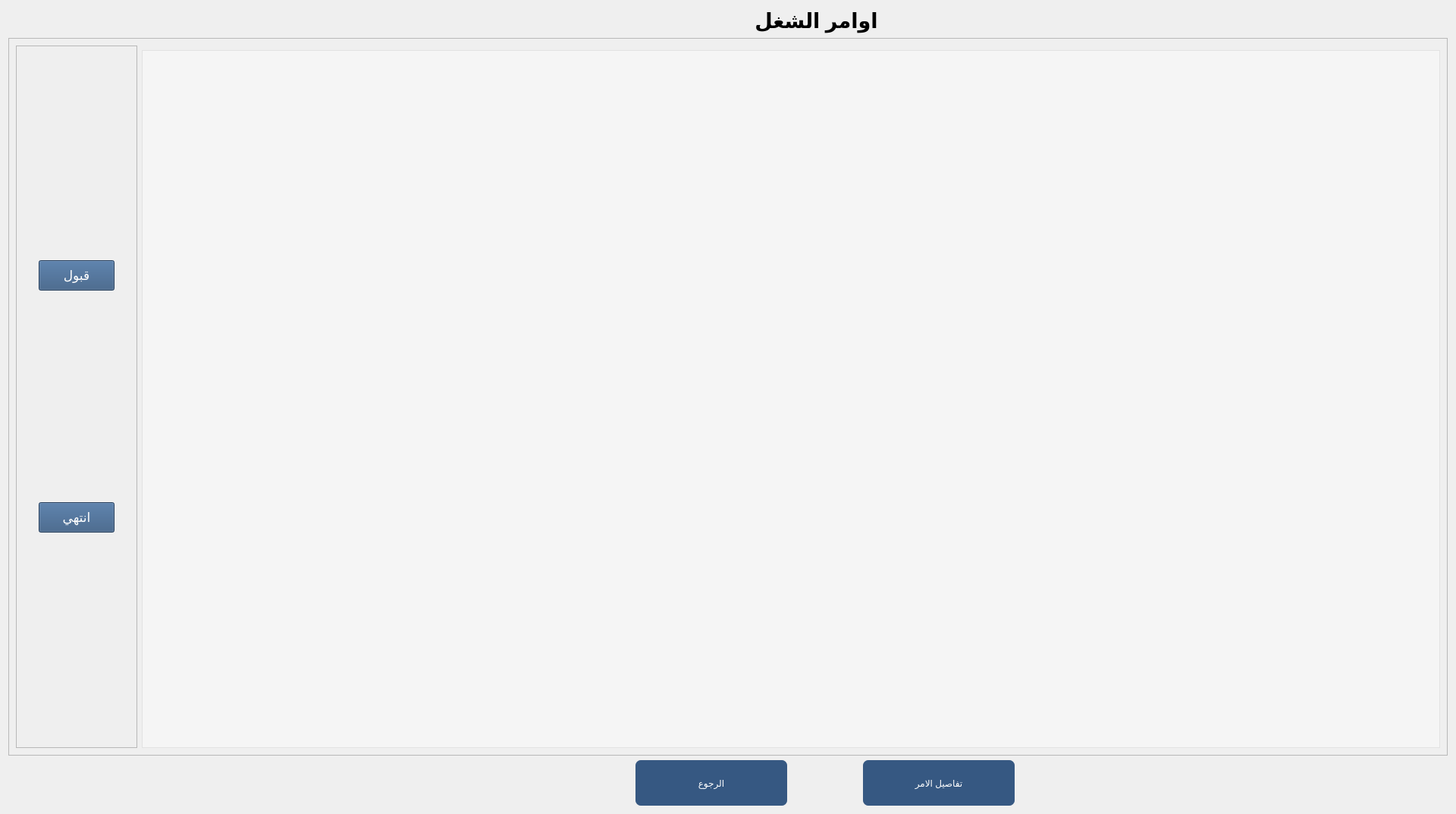
<?xml version="1.0" encoding="UTF-8"?>
<ui version="4.0">
 <class>Form</class>
 <widget class="QWidget" name="Form">
  <property name="geometry">
   <rect>
    <x>0</x>
    <y>0</y>
    <width>1920</width>
    <height>1073</height>
   </rect>
  </property>
  <property name="minimumSize">
   <size>
    <width>0</width>
    <height>0</height>
   </size>
  </property>
  <property name="maximumSize">
   <size>
    <width>16777215</width>
    <height>16777215</height>
   </size>
  </property>
  <property name="windowTitle">
   <string>Form</string>
  </property>
  <layout class="QGridLayout" name="gridLayout_3">
   <item row="0" column="0" colspan="2">
    <spacer name="horizontalSpacer_2">
     <property name="orientation">
      <enum>Qt::Horizontal</enum>
     </property>
     <property name="sizeHint" stdset="0">
      <size>
       <width>875</width>
       <height>20</height>
      </size>
     </property>
    </spacer>
   </item>
   <item row="0" column="2" colspan="3">
    <widget class="QLabel" name="label">
     <property name="maximumSize">
      <size>
       <width>271</width>
       <height>71</height>
      </size>
     </property>
     <property name="font">
      <font>
       <pointsize>20</pointsize>
       <weight>75</weight>
       <bold>true</bold>
      </font>
     </property>
     <property name="text">
      <string>اوامر الشغل</string>
     </property>
     <property name="alignment">
      <set>Qt::AlignCenter</set>
     </property>
    </widget>
   </item>
   <item row="0" column="5" colspan="2">
    <spacer name="horizontalSpacer">
     <property name="orientation">
      <enum>Qt::Horizontal</enum>
     </property>
     <property name="sizeHint" stdset="0">
      <size>
       <width>409</width>
       <height>20</height>
      </size>
     </property>
    </spacer>
   </item>
   <item row="1" column="0" colspan="7">
    <widget class="QFrame" name="frame">
     <property name="frameShape">
      <enum>QFrame::StyledPanel</enum>
     </property>
     <property name="frameShadow">
      <enum>QFrame::Raised</enum>
     </property>
     <layout class="QGridLayout" name="gridLayout_2">
      <item row="1" column="1" colspan="2">
       <widget class="QListWidget" name="listWidget">
        <property name="font">
         <font>
          <family>Bahnschrift SemiBold</family>
          <pointsize>23</pointsize>
          <weight>75</weight>
          <bold>true</bold>
         </font>
        </property>
        <property name="layoutDirection">
         <enum>Qt::RightToLeft</enum>
        </property>
        <property name="styleSheet">
         <string notr="true">background-color: rgb(255, 255, 255,100);</string>
        </property>
        <property name="textElideMode">
         <enum>Qt::ElideRight</enum>
        </property>
        <property name="verticalScrollMode">
         <enum>QAbstractItemView::ScrollPerItem</enum>
        </property>
        <property name="movement">
         <enum>QListView::Static</enum>
        </property>
        <property name="flow">
         <enum>QListView::TopToBottom</enum>
        </property>
        <property name="spacing">
         <number>10</number>
        </property>
        <property name="viewMode">
         <enum>QListView::ListMode</enum>
        </property>
       </widget>
      </item>
      <item row="0" column="0" rowspan="2">
       <widget class="QFrame" name="frame_2">
        <property name="maximumSize">
         <size>
          <width>160</width>
          <height>16777215</height>
         </size>
        </property>
        <property name="frameShape">
         <enum>QFrame::StyledPanel</enum>
        </property>
        <property name="frameShadow">
         <enum>QFrame::Raised</enum>
        </property>
        <layout class="QGridLayout" name="gridLayout">
         <item row="1" column="0">
          <widget class="QPushButton" name="end_btn">
           <property name="sizePolicy">
            <sizepolicy hsizetype="MinimumExpanding" vsizetype="Fixed">
             <horstretch>0</horstretch>
             <verstretch>0</verstretch>
            </sizepolicy>
           </property>
           <property name="minimumSize">
            <size>
             <width>100</width>
             <height>40</height>
            </size>
           </property>
           <property name="maximumSize">
            <size>
             <width>100</width>
             <height>40</height>
            </size>
           </property>
           <property name="font">
            <font>
             <family>Acumin Pro</family>
             <pointsize>13</pointsize>
             <weight>50</weight>
             <italic>false</italic>
             <bold>false</bold>
            </font>
           </property>
           <property name="styleSheet">
            <string notr="true">
 transition-duration: 0.4s;
 color: white;
 background-color :rgb(50, 85, 127);
 border: 2px solid #rgb(50, 85, 127)

 box-shadow: 0 12px 16px 0 rgba(0,0,0,0.24), 0 17px 50px 0 rgba(0,0,0,0.19);</string>
           </property>
           <property name="text">
            <string>انتهي</string>
           </property>
          </widget>
         </item>
         <item row="0" column="0">
          <widget class="QPushButton" name="accept_btn">
           <property name="sizePolicy">
            <sizepolicy hsizetype="MinimumExpanding" vsizetype="Fixed">
             <horstretch>0</horstretch>
             <verstretch>0</verstretch>
            </sizepolicy>
           </property>
           <property name="minimumSize">
            <size>
             <width>100</width>
             <height>40</height>
            </size>
           </property>
           <property name="maximumSize">
            <size>
             <width>100</width>
             <height>40</height>
            </size>
           </property>
           <property name="font">
            <font>
             <family>Acumin Pro</family>
             <pointsize>13</pointsize>
             <weight>50</weight>
             <italic>false</italic>
             <bold>false</bold>
            </font>
           </property>
           <property name="styleSheet">
            <string notr="true">
 transition-duration: 0.4s;
 color: white;
 background-color :rgb(50, 85, 127);
 border: 2px solid #rgb(50, 85, 127)

 box-shadow: 0 12px 16px 0 rgba(0,0,0,0.24), 0 17px 50px 0 rgba(0,0,0,0.19);</string>
           </property>
           <property name="text">
            <string>قبول</string>
           </property>
          </widget>
         </item>
        </layout>
       </widget>
      </item>
     </layout>
    </widget>
   </item>
   <item row="2" column="0">
    <spacer name="horizontalSpacer_5">
     <property name="orientation">
      <enum>Qt::Horizontal</enum>
     </property>
     <property name="sizeHint" stdset="0">
      <size>
       <width>772</width>
       <height>20</height>
      </size>
     </property>
    </spacer>
   </item>
   <item row="2" column="1" colspan="2">
    <widget class="QPushButton" name="bck_btn">
     <property name="minimumSize">
      <size>
       <width>200</width>
       <height>60</height>
      </size>
     </property>
     <property name="maximumSize">
      <size>
       <width>16777215</width>
       <height>16777215</height>
      </size>
     </property>
     <property name="styleSheet">
      <string notr="true">font: 14pt &quot;Acumin Pro&quot;;
color: rgb(255, 255, 255);
background-color: rgb(50, 85, 127, 250);

 border-radius: 7px;
</string>
     </property>
     <property name="text">
      <string>الرجوع</string>
     </property>
    </widget>
   </item>
   <item row="2" column="3">
    <spacer name="horizontalSpacer_3">
     <property name="orientation">
      <enum>Qt::Horizontal</enum>
     </property>
     <property name="sizeType">
      <enum>QSizePolicy::Fixed</enum>
     </property>
     <property name="sizeHint" stdset="0">
      <size>
       <width>88</width>
       <height>20</height>
      </size>
     </property>
    </spacer>
   </item>
   <item row="2" column="4" colspan="2">
    <widget class="QPushButton" name="details_btn">
     <property name="minimumSize">
      <size>
       <width>200</width>
       <height>60</height>
      </size>
     </property>
     <property name="maximumSize">
      <size>
       <width>16777215</width>
       <height>16777215</height>
      </size>
     </property>
     <property name="styleSheet">
      <string notr="true">font: 14pt &quot;Acumin Pro&quot;;
color: rgb(255, 255, 255);
background-color: rgb(50, 85, 127, 250);

 border-radius: 7px;
</string>
     </property>
     <property name="text">
      <string>تفاصيل الامر</string>
     </property>
    </widget>
   </item>
   <item row="2" column="6">
    <spacer name="horizontalSpacer_4">
     <property name="orientation">
      <enum>Qt::Horizontal</enum>
     </property>
     <property name="sizeHint" stdset="0">
      <size>
       <width>612</width>
       <height>20</height>
      </size>
     </property>
    </spacer>
   </item>
  </layout>
 </widget>
 <resources>
  <include location="app_resources.qrc"/>
 </resources>
 <connections/>
</ui>
